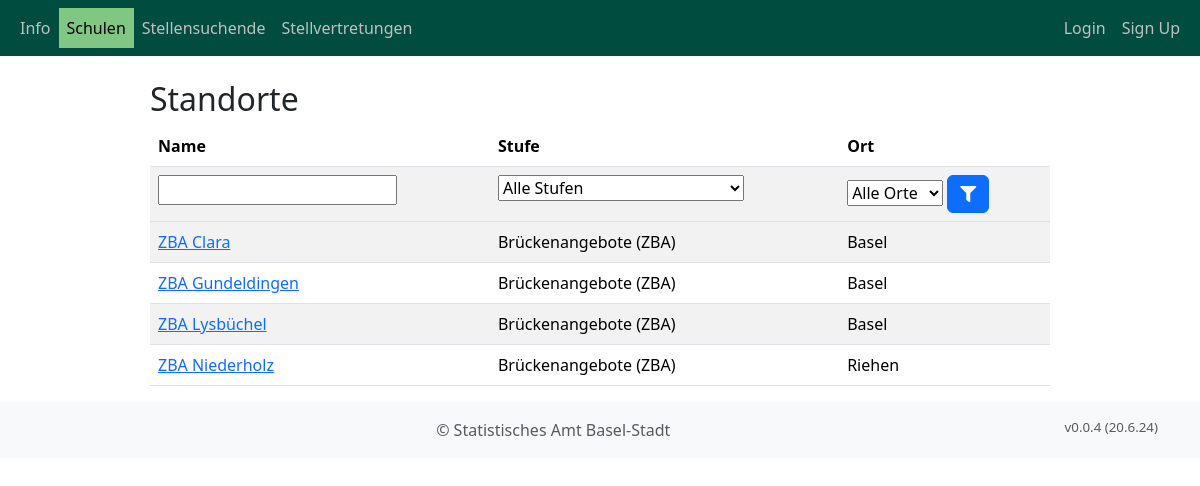
The page /school_management/schools/ on the database its author committed.
### school_management/models.py (models this page shows, shortened)
class School(models.Model):
    name = models.CharField(max_length=255, verbose_name="Standort")
    level = models.ForeignKey(
        Level,
        on_delete=models.CASCADE,
        verbose_name="Stufe",
        related_name="levels",
        default=1,
    )
    address = models.CharField(max_length=255, verbose_name="Adresse")
    url = models.URLField(verbose_name="Webseite", blank=True)
    location = models.ForeignKey(
        Location,
        on_delete=models.CASCADE,
        verbose_name="Ort",
        related_name="locations",
        default=1,
    )
    plz = models.IntegerField(verbose_name="Postleitzahl", default=4000)
    class Meta:
        verbose_name = "Standort"
        verbose_name_plural = "Standorte"
        ordering = ['name']

class Level(models.Model):
    name = models.CharField(max_length=255, verbose_name="Stufen-Name")
    class Meta:
        verbose_name = "Stufe"
        verbose_name_plural = "Stufen"
        ordering = ['name']

class Location(models.Model):
    name = models.CharField(max_length=255, verbose_name="Name")
    class Meta:
        verbose_name = "Ort"
        verbose_name_plural = "Orte"
        ordering = ['name']
    def __str__(self):
        return f"{self.name}"

### school_management/views.py (the view)
# urls.py: path("schools/", SchoolListView.as_view(), name="school_list"),
class SchoolListView(ListView):
    model = School
    context_object_name = (
        "schools"  # The name of the variable to be used in the template
    )
    template_name = "school_management/school_list.html"  # Path to the template
    def get_queryset(self):
        queryset = super().get_queryset()  # Get the original queryset
        name_filter = self.request.GET.get("name_filter", "")
        level_filter = self.request.GET.get("level_filter", "")
        location_filter = self.request.GET.get("location_filter", "")
        if name_filter:
            queryset = queryset.filter(name__icontains=name_filter)
        if level_filter:
            queryset = queryset.filter(level__id=level_filter)
        if location_filter:
            queryset = queryset.filter(location__id=location_filter)
        return queryset
    def get_context_data(self, **kwargs):
        context = super().get_context_data(**kwargs)
        context["locations"] = (
            Location.objects.all()
        )  # Pass all locations to the template
        context["levels"] = Level.objects.all()  # Pass all locations to the template
        return context

### templates/school_management/school_list.html (shortened to what this page needs)
{% extends "base.html" %}
{% block content %}
<div class="table-container">
    <h2>Standorte</h2>
    <form method="get" action="">
      <table class="table table-striped">
        <thead>
            <tr>
                <th>Name</th>
                <th>Stufe</th>
                <th>Ort</th>
            </tr>
        </thead>
        <tr>
          <th><input type="text" name="name_filter" value="{{ request.GET.name_filter }}"></th>
          <th>
            <select name="level_filter">
              <option value="">Alle Stufen</option>
            </select>
          </th>
          <th>
            <select name="location_filter">
              <option value="">Alle Orte</option>
            </select>
            <button type="submit" class="btn btn-primary">
              <i class="fas fa-filter"></i>
            </button>
          </th>
      </tr>
        <tbody>
            {% for school in schools %}
            <tr>
                <td><a href="{% url 'school_detail' pk=school.pk %}">{{ school.name }}</a></td>
                <td>{{ school.level.name }}</td>
                <td>{{ school.location }}</td>
            </tr>
            {% endfor %}
        </tbody>
    </table>
  </form>
</div>
{% endblock %}

### static/css/styles.css (style rules this page uses)
.table-container { margin-left: 150px; margin-right: 150px; }

### rows shown on the page
School: name "ZBA Clara", level.name "Brückenangebote (ZBA)", location "Basel"
School: name "ZBA Gundeldingen", level.name "Brückenangebote (ZBA)", location "Basel"
School: name "ZBA Lysbüchel", level.name "Brückenangebote (ZBA)", location "Basel"
School: name "ZBA Niederholz", level.name "Brückenangebote (ZBA)", location "Riehen"
